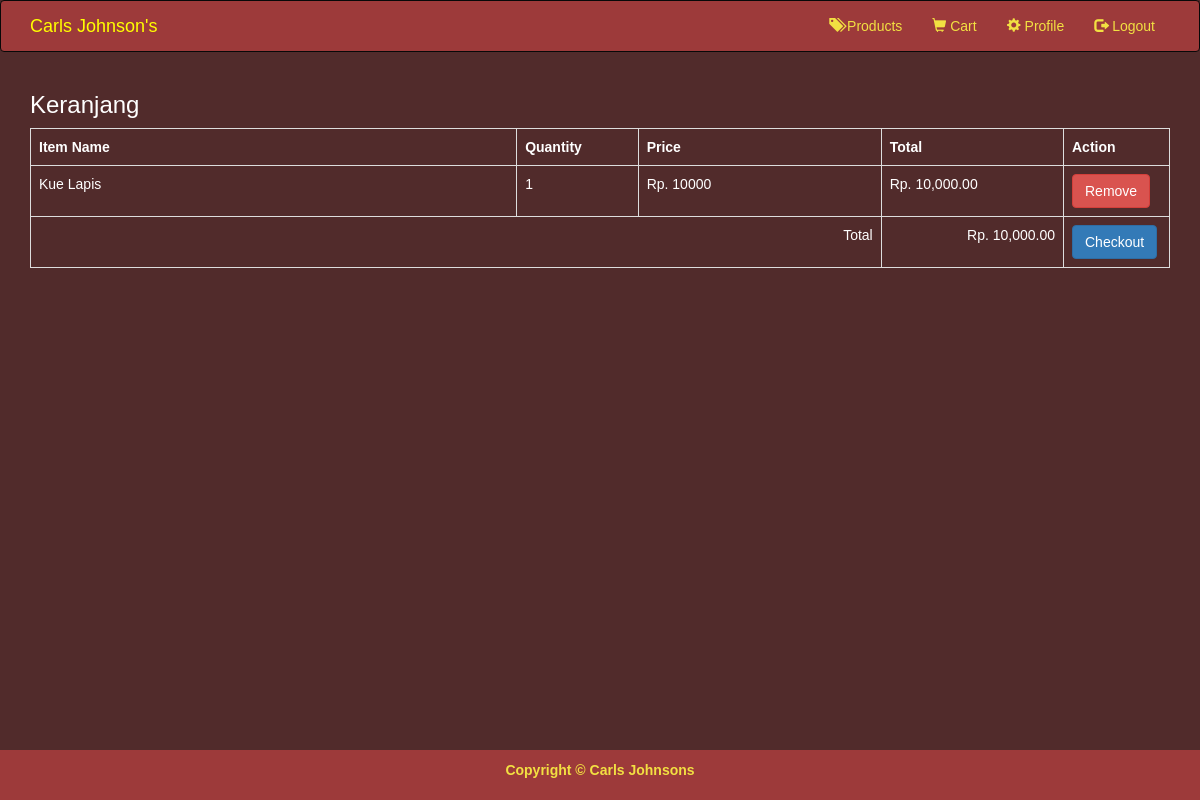
The app's page /cart.php (signed in) with its own data.
### tables this page shows
CREATE TABLE `users_items` (
  `id` int(11) NOT NULL,
  `order_num` varchar(20) NOT NULL,
  `user_id` int(11) NOT NULL,
  `item_id` int(11) NOT NULL,
  `quantity` int(11) NOT NULL,
  `status` enum('masuk keranjang','Confirmed') DEFAULT NULL
);

CREATE TABLE `items` (
  `id` int(11) NOT NULL,
  `name` varchar(255) NOT NULL,
  `quantity` int(11) NOT NULL,
  `price` int(11) NOT NULL,
  `image` varchar(255) NOT NULL
);

### cart.php (the view, shortened to what this page needs)
<?php
    require 'conn.php';
?>
<!DOCTYPE html>
<html>
    <head>
        <link rel="stylesheet" href="bootstrap/css/bootstrap.min.css" type="text/css">
        <link rel="stylesheet" href="css/style.css" type="text/css">
    </head>
</html>
 <!DOCTYPE html>
 <html>
      <head>
           <link rel="stylesheet" href="https://maxcdn.bootstrapcdn.com/bootstrap/3.3.6/css/bootstrap.min.css" />
      </head>
      <body>
         <?php require 'header.php';?>
                <br />
                <div class="container">
                     <h3>Keranjang</h3>
                <div class="table-responsive">
                     <table class="table table-bordered table-dark">
                          <tr>
                               <th width="40%">Item Name</th>
                               <th width="10%">Quantity</th>
                               <th width="20%">Price</th>
                               <th width="15%">Total</th>
                               <th width="5%">Action</th>
                          </tr>
                          <?php
                                $total = 0;
                                $order_num =  "user".strval($_SESSION["id"]);
                                $sql ="SELECT *
                                        FROM items
                                        JOIN (users_items)
                                        ON (users_items.item_id = items.id)
                                        WHERE users_items.status = ? and users_items.order_num = ?;";
                                $hasil = $kunci->prepare($sql);
                                $hasil -> execute(["masuk keranjang", $order_num]);
                              while($data =$hasil->fetch()):
                          ?>
                          <tr>
                               <td><?php echo $data["name"]; ?></td>
                               <td><?php echo $data["quantity"]; ?></td>
                               <td>Rp. <?php echo $data["price"]; ?></td>
                               <td>Rp. <?php echo number_format($data["quantity"] * $data["price"], 2); ?></td>
                               <td><a class="btn btn-danger" href="cart.php?action=delete&id=<?php echo $data["item_id"]; ?>"><span>Remove</span></a></td>
                          </tr>
                          <?php $total = $total + ($data["quantity"] * $data["price"]);   ?>
                      <?php endwhile; ?>
                          <tr>
                               <td colspan="3" align="right">Total</td>
                               <td align="right">Rp. <?php echo number_format($total, 2); ?></td>
                               <td><a type="button" class="btn btn-primary" href="checkout.php">Checkout</a></td>
                          </tr>
                     </table>
                </div>
           </div>
            <br><br><br>
           <?php
                require 'footer.php';
            ?>
      </body>
 </html>

### css/style.css (style rules this page uses)
html { min-height:100%; position:relative; }
body { margin: 0; font-family: Arial, Helvetica, sans-serif; }
* { box-sizing: border-box; }

### records on screen
users_items: item.name "Kue Lapis", quantity "1", item.price "10000", $data['quantity']*$data['price'] "10,000.00"

### other values on screen
$total "10,000.00"
